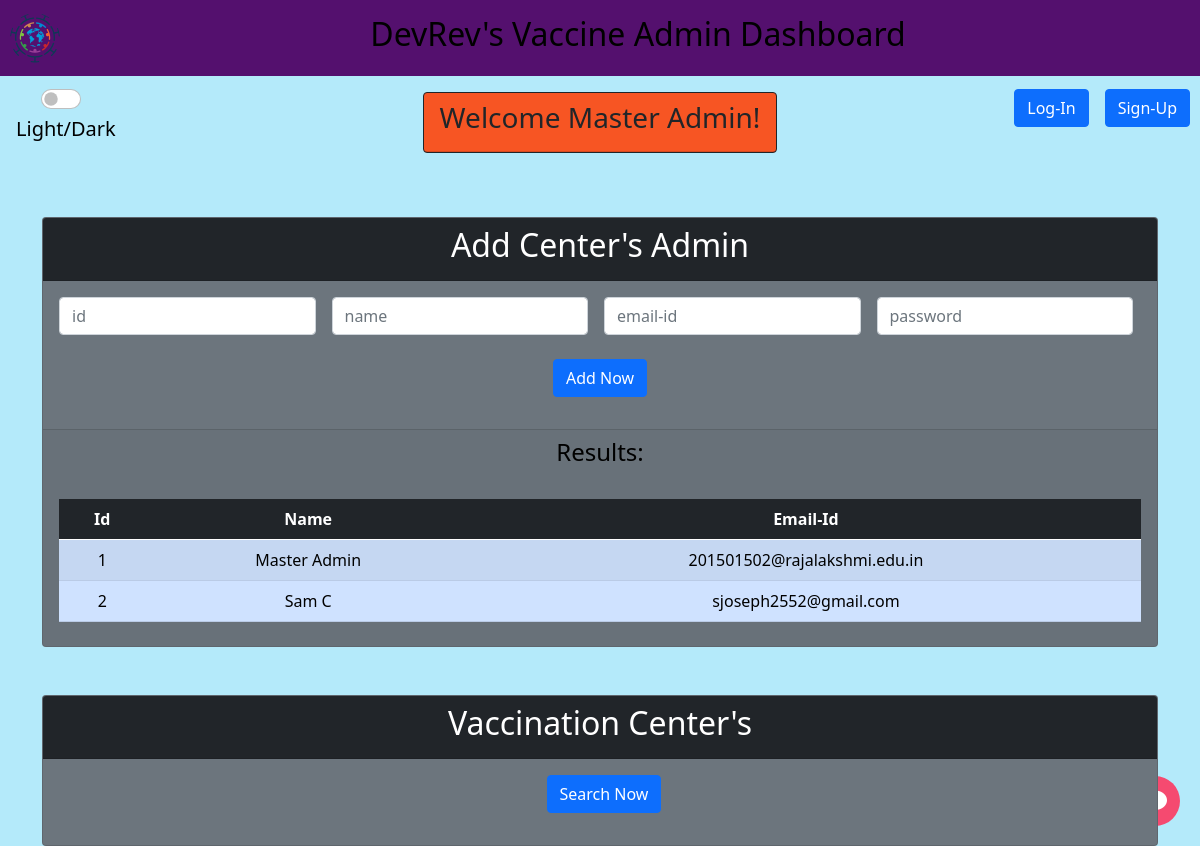
The page /admin/dashboard (signed in) on the database as committed earlier.
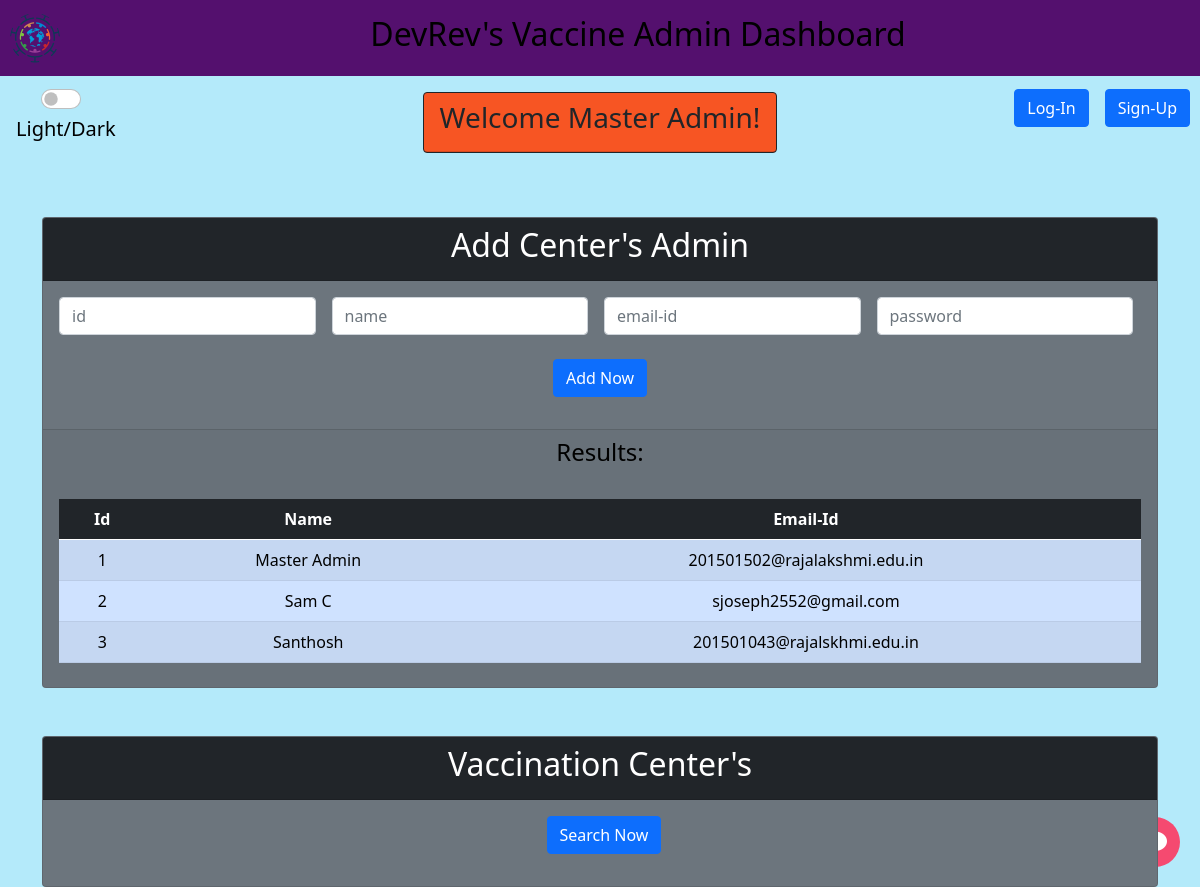
The same page on the database as committed later.
### tables this page shows
CREATE TABLE Admin (
                    id INTEGER,
                    name TEXT,
                    email_id TEXT PRIMARY KEY,
                    password TEXT,
                    otp INTEGER
                );

### app.py (the view, shortened to what this page needs)
@app.route('/admin/dashboard')
def admin_dashboard():
    if 'user_id' in session:
        user_id = session['user_id']
        conn = sqlite3.connect('vaccination_app.db')
        cursor = conn.cursor()
        user_query = '''
        SELECT * FROM Admin WHERE email_id = ?
        '''
        cursor.execute(user_query, (user_id,))
        user = cursor.fetchone()
        if user and user_id == '201501502@rajalakshmi.edu.in':
            name = user[1]  # Assuming the name is stored in the 2nd column
            table_query = '''
            SELECT * FROM Admin
            '''
            cursor.execute(table_query)
            table_data = cursor.fetchall()
            table_query2 = '''
            SELECT * FROM VaccinationCenter
            '''
            cursor.execute(table_query2)
            table_data2 = cursor.fetchall()
            cursor.close()
            conn.close()
            return render_template('admin_dash.html', name=name, table_data=table_data, table_data2=table_data2)
    return redirect('/admin/login')

### templates/admin_dash.html (shortened to what this page needs)
<!doctype html>
<html lang="en">
<head>
    <link href="https://cdn.jsdelivr.net/npm/bootstrap@5.0.2/dist/css/bootstrap.min.css" rel="stylesheet"
>
</head>
<body class="light">
    <nav class="navbar navbar-light">
        <a style="margin-left: 10px;" class="navbar-brand" href="#">
            <img src="static/logo.svg" alt="logo" width="50" height="50" style="border-radius: 50%;">
        </a>
        <span class="mx-auto">
            <h2>DevRev's Vaccine Admin Dashboard</h2>
        </span>
    </nav>
    <div style="margin-left: 50px; border: 3px; border-color: black;" class="form-check form-switch btn-lg">
        <input style="margin-left: -25px;cursor: pointer;" class="form-check-input" type="checkbox"
            id="flexSwitchCheckDefault">
        <br>
        <label style="margin-left: -50px;cursor: pointer;" class="form-check-label"
            for="flexSwitchCheckDefault">Light/Dark</label>
    </div>
    <div class="d-grid gap-2 d-md-flex justify-content-md-end" style="margin-top:-65px; margin-right: 10px;">
        <button class="btn btn-primary me-md-2" type="button" onclick="location.href='/login'">Log-In</button>
        <button class="btn btn-primary" type="button" onclick="location.href='/signup'">Sign-Up</button>
    </div>
    <div class="d-grid gap-2 d-md-flex justify-content-md-center">
        <div class="card border-dark mb-3"  style="max-width: 30rem; margin-top: -35px; background-color: #ff5825;">
            <div class="card-header text-dark text-center"><h3>Welcome {{name}}!</h3></div>
        </div>
    </div>
    <div class="chat-icon" onclick="openChat()">
    </div>
    <br><br>
    <div class="container">
        <div class="card  text-center bg-secondary">
            <div class="card-header text-white bg-dark ">
              <h2>Add Center's Admin</h2>
            </div>
            <div class="card-body text-white bg-secondary mb-3">
                    <form action="/admin/add_admin" method="POST">
                        <div class="d-grid gap-2 d-md-flex justify-content-center">
                            <input class="form-control me-2" name="id" type="text" placeholder="id">
                            <input class="form-control me-2" name="name" type="text" placeholder="name">
                            <input class="form-control me-2" name="email" type="email" placeholder="email-id">
                            <input class="form-control me-2" name="password" type="password" placeholder="password">
                        </div>
                        <br>
                            <button type="submit" class="btn btn-primary">Add Now</button>
                    </form>
            </div>
            <div class="card-footer">
              <h4>Results:</h4>
              <br>
              <table class="table table-striped">
                <thead class="table-dark">
                  <tr>
                    <th>Id</th>
                    <th>Name</th>
                    <th>Email-Id</th>
                  </tr>
                </thead>
                <tbody class="table-primary ">
                  {% for row in table_data %}
                    <tr>
                      <td>{{ row[0] }}</td>
                      <td>{{ row[1] }}</td>
                      <td>{{ row[2] }}</td>
                    </tr>
                  {% endfor %}
                </tbody>
              </table>
            </div>
          </div>
    </div>
    <br><br>
    <div class="container">
        <div class="card  text-center bg-secondary">
            <div class="card-header text-white bg-dark ">
              <h2>Vaccination Center's</h2>
            </div>
            <div class="card-body text-white bg-secondary mb-3">
                <div class="d-grid gap-2 d-md-flex justify-content-center">
                  <br>
              <a href="#" class="btn btn-primary">Search Now</a>
            </div>
          </div>
    </div>
    <link rel="stylesheet" href="https://cdnjs.cloudflare.com/ajax/libs/font-awesome/6.4.0/css/all.min.css"
 />
</body>
</html>

### templates/admin_dash.html (style rules this page uses)
body.light { background-color: #b4eafa; color: #000000; }
.navbar { background-color: rgb(84, 16, 110); }
.chat-icon { position: fixed; bottom: 20px; right: 20px; width: 50px; height: 50px; background-color: #f54a70; border-radius: 50%; display: flex; justify-content: center; align-items: center; color: #ffffff; font-size: 24px; cursor: pointer; }

Rows that differ between the two databases and show on the page:
added Admin: id "3", name "Santhosh", email_id "201501043@rajalskhmi.edu.in"
